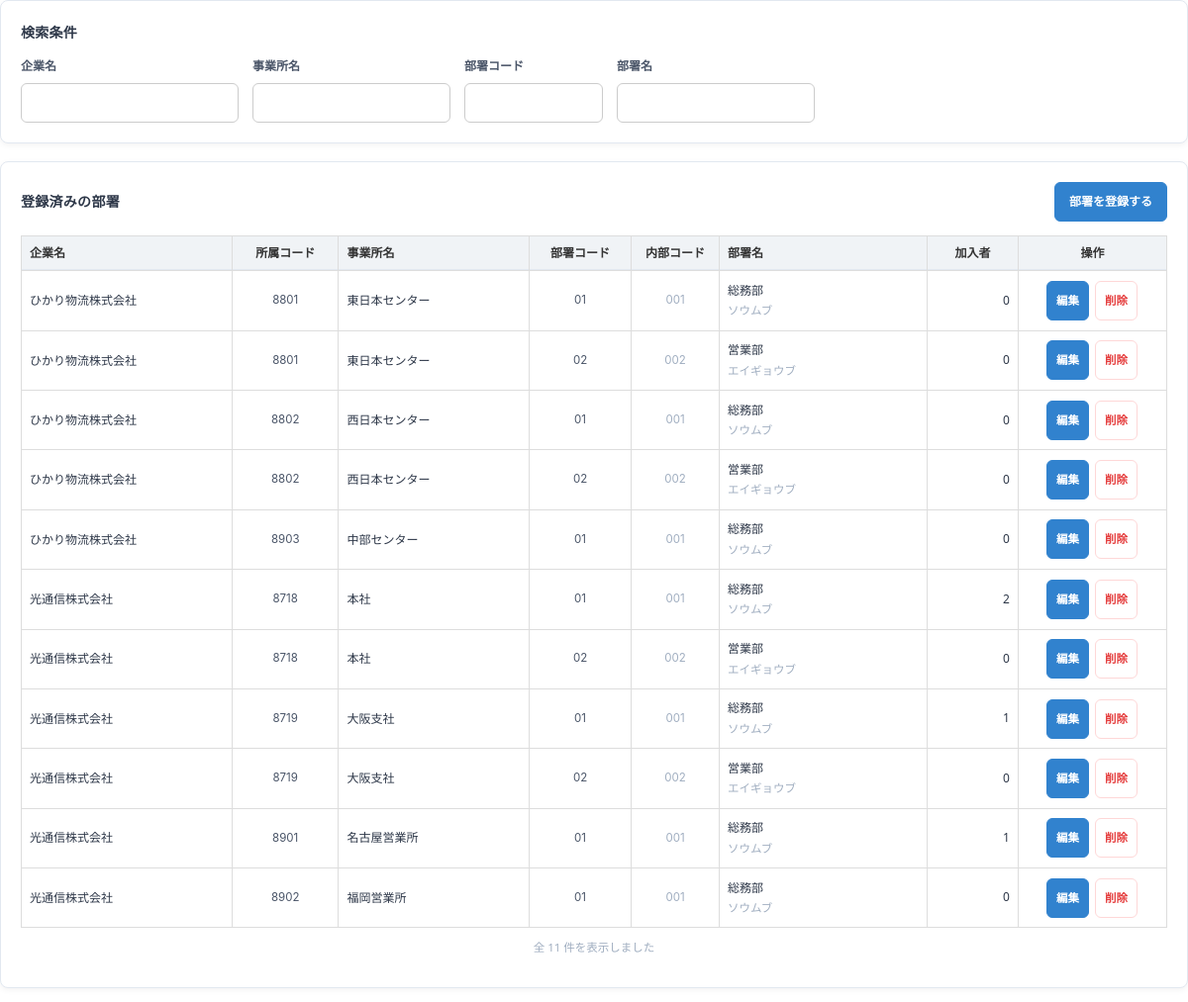
/departments (signed in), run on the app's committed database.
### tables this page shows
CREATE TABLE department (
  id         INTEGER PRIMARY KEY AUTOINCREMENT,
  office_id  INTEGER NOT NULL REFERENCES office(id),
  ext_code   TEXT,                    -- 部署コード（企業が管理する番号）
  code       TEXT NOT NULL,           -- 当社内部コード。登録順に自動発番
  name       TEXT NOT NULL,
  kana       TEXT,
  created_at TEXT NOT NULL DEFAULT (datetime('now','localtime')),
  updated_at TEXT,
  UNIQUE (office_id, code),
  UNIQUE (office_id, ext_code),
  UNIQUE (office_id, name)
);

CREATE TABLE company (
  id         INTEGER PRIMARY KEY AUTOINCREMENT,
  kenpo_id   INTEGER NOT NULL REFERENCES kenpo(id),
  ext_code   TEXT,                    -- 事業所（企業）コード（健保が管理する番号）。取込の照合キー
  code       TEXT NOT NULL,           -- 当社内部コード。健保名＋企業名から自動生成
  name       TEXT NOT NULL,
  kana       TEXT,
  cert_mark  TEXT,                    -- 被保険者証記号
  zip        TEXT,                    -- 郵便番号
  tel        TEXT,
  address    TEXT,
  email      TEXT,                    -- 担当メールアドレス
  created_at TEXT NOT NULL DEFAULT (datetime('now','localtime')),
  updated_at TEXT,
  UNIQUE (kenpo_id, code),
  UNIQUE (kenpo_id, ext_code),
  UNIQUE (kenpo_id, name)
);

CREATE TABLE office (
  id         INTEGER PRIMARY KEY AUTOINCREMENT,
  company_id INTEGER NOT NULL REFERENCES company(id),
  ext_code   TEXT,                    -- 所属コード（企業が管理する番号）。取込の照合キー
  code       TEXT NOT NULL,           -- 当社内部コード。登録順に自動発番
  name       TEXT NOT NULL,           -- 事業所名
  kana       TEXT,                    -- 部署名（フリガナ）
  zip        TEXT,                    -- 郵便番号
  tel        TEXT,
  address    TEXT,
  created_at TEXT NOT NULL DEFAULT (datetime('now','localtime')),
  updated_at TEXT,
  UNIQUE (company_id, code),
  UNIQUE (company_id, ext_code),
  UNIQUE (company_id, name)
);

### app.py (the view)
@app.route("/departments")
@login_required
def departments():
    acc = current_account()
    rows, total, f = _departments_page(acc, 0, PAGE_ROWS)
    return render_template("departments.html", rows=rows, total=total,
                           counts=_dept_counts(), f=f)

### app.py (called while the page is built, shortened)
def get_db():
    if "db" not in g:
        g.db = sqlite3.connect(DB_PATH)
        g.db.row_factory = sqlite3.Row
        g.db.execute("PRAGMA foreign_keys = ON")
    return g.db

def real_account():
    aid = session.get("account_id")
    if not aid:
        return None
    if "real_acc" not in g:
        g.real_acc = get_db().execute(
            "SELECT * FROM account WHERE id=? AND status='active'", (aid,)).fetchone()
    return g.real_acc

def support_kenpo():
    kid = session.get("support_kenpo_id")
    if not kid:
        return None

def current_account():
    me = real_account()
    if not me:
        return None
    if "acc" not in g:
        kenpo = support_kenpo()
        if kenpo:
            acc = dict(me)
            acc.update(role="kenpo_user", view_scope="kenpo_all", kenpo_id=kenpo["id"],
                       company_id=None, is_primary=0, can_download=me["can_download"],
                       name=f"{me['name']}（サポート）", support=True,
                       support_kenpo=kenpo["name"])
            g.acc = acc
        else:
            g.acc = me
    return g.acc

def sub_role(acc):
    if not acc:
        return ""
    try:
        v = acc["sub_role"]
    except (KeyError, IndexError):
        return ""
    return (v or "") if v in SUB_ROLE_LABELS else ""

def is_doctor(acc=None):
    return sub_role(acc if acc is not None else current_account()) == "doctor"

def role_key(acc=None):
    acc = acc if acc is not None else current_account()
    if not acc:
        return ""
    s = sub_role(acc)
    return acc["role"] + ("/" + s if s else "")

def feature_overrides():
    if "features" not in g:
        try:
            g.features = {(r["role_key"], r["feature"]): bool(r["allowed"])
                          for r in get_db().execute(
                              "SELECT role_key, feature, allowed FROM role_feature")}
        except sqlite3.Error:
            g.features = {}
    return g.features

def feature_allowed(key, acc=None):
    acc = acc if acc is not None else current_account()
    if not acc:
        return False
    rk = role_key(acc)
    if key in FIXED_FEATURES:
        return rk == FIXED_FEATURE_ROLE
    if rk == ALL_FEATURE_ROLE:
        return True
    ov = feature_overrides().get((rk, key))
    if ov is not None:
        return ov
    return key in FEATURE_DEFAULTS.get(rk, set())

@app.before_request
def ip_allowlist():
    if not ALLOW_IPS or request.endpoint == "static":
        return None

### templates/departments.html (shortened to what this page needs)
{% set FIXED_HEIGHT = true %}
{% extends LAYOUT %}
{% from "_listsearch.html" import search_card, search_script, rows_script %}
{% block body %}
{{ search_card([('cname', '企業名', '220px'), ('oname', '事業所名', '200px'),
                ('code', '部署コード', '140px'), ('name', '部署名', '200px')], f) }}
<div class="block list-card">
  <div class="blk-head">
    <div class="blk-head-left">
      <h2>登録済みの部署</h2>
    </div>
    <div class="actions">
      {% if CAN_MASTER %}
      <a class="btn-sm primary" href="{{ url_for('department_new') }}"
         style="text-decoration:none">部署を登録する</a>
      {% endif %}
    </div>
  </div>
  {% if rows %}
  <div class="table-scroll paged grow" data-rows-url="{{ url_for('departments_rows') }}"
       data-loaded="{{ rows|length }}" data-total="{{ total }}">
  <table class="result-table" style="table-layout:auto">
    <thead><tr>
      <th class="tl" style="width:220px">企業名</th>
      <th style="width:110px">所属コード</th>
      <th class="tl" style="width:200px">事業所名</th>
      <th style="width:105px">部署コード</th>
      <th style="width:90px">内部コード</th>
      <th class="tl" style="width:220px">部署名</th>
      <th style="width:95px">加入者</th>
      <th class="ops">操作</th>
    </tr></thead>
    <tbody>
    {% include "_rows_departments.html" %}
    </tbody>
  </table>
  </div>
  {% else %}<div class="empty-box">
    {% if f.cname or f.oname or f.code or f.name %}条件に一致する部署がありません。
    {% else %}部署がまだ登録されていません。先に事業所を登録してください。{% endif %}
  </div>{% endif %}
</div>
{% endblock %}

### templates/_rows_departments.html (shortened to what this page needs)
{% for r in rows %}
<tr class="ls-row" data-cname="{{ r.company_name }}" data-oname="{{ r.office_name }}"
    data-code="{{ r.code }}" data-name="{{ r.name }}">
  <td class="tl"><span class="ellip w210" title="{{ r.company_name }}">{{ r.company_name }}</span></td>
  <td class="code">{{ r.office_ext or r.office_code }}</td>
  <td class="tl"><span class="ellip w190" title="{{ r.office_name }}">{{ r.office_name }}</span></td>
  <td class="code">{{ r.ext_code or '—' }}</td>
  <td class="code"><span class="hint">{{ r.code }}</span></td>
  <td class="tl"><span class="ellip w210" title="{{ r.name }}">{{ r.name }}</span>
    {% if r.kana %}<br><span class="hint">{{ r.kana }}</span>{% endif %}</td>
  <td class="num">{{ counts.get(r.id, 0) }}</td>
  <td class="ops">
    {% if not CAN_MASTER %}<span class="hint">閲覧のみ</span>{% else %}
    <a class="btn-sm primary" href="{{ url_for('department_edit', did=r.id) }}"
       style="text-decoration:none">編集</a>
    <form method="post" action="{{ url_for('department_delete', did=r.id) }}" style="display:inline"
          onsubmit="return confirm('「{{ r.name }}」を削除します。よろしいですか？\n\n加入者・管理者が紐づいている場合は削除できません。')">
      <button class="btn-sm" style="color:var(--error);border-color:#fed7d7">削除</button></form>
    {% endif %}
  </td>
</tr>
{% endfor %}

### static/app.css (style rules this page uses)
:root { --primary:#1a365d; --accent:#3182ce; --bg-light:#f4f7f9; --border:#e2e8f0; --text-main:#2d3748; --gray-label:#718096; --success:#38a169; --error:#e53e3e; }
.result-table td.tl,.result-table th.tl { text-align:left }
.result-table td.code,.result-table td.ts { font-family:'Inter',Consolas,monospace;color:#4a5568;font-size:11.5px }
.result-table td.num { text-align:right;font-variant-numeric:tabular-nums }
.hint { font-size:11.5px;color:#a0aec0;line-height:1.7 }
.actions { display:flex;gap:10px;align-items:center;flex-wrap:wrap }
.blk-head { display:flex;justify-content:space-between;align-items:center;gap:12px;flex-wrap:wrap; margin:0 0 14px }
.blk-head h2 { margin:0;display:flex;align-items:baseline;gap:10px }
body.theme-kenpo { --primary:#1a365d;--accent:#3182ce;--bg-light:#f4f7f9 }
html,body,.frag { font-family:"Zen Kaku Gothic New","Noto Sans JP","Hiragino Sans", "Hiragino Kaku Gothic ProN","Yu Gothic UI","Yu Gothic",Meiryo,system-ui,sans-serif }
.frag * { box-sizing:border-box }
.frag h2 { font-size:14px;font-weight:700;color:var(--text-main);margin:0 0 12px;letter-spacing:.02em }
.block { background:#fff;border-radius:8px;padding:20px;border:1px solid var(--border); box-shadow:0 2px 6px rgba(0,0,0,.05);margin-bottom:18px }
.result-table { width:100%;border-collapse:collapse;background:#fff;font-size:12px;table-layout:fixed }
.result-table th,.result-table td { border:1px solid #ddd;padding:9px 8px;text-align:center; vertical-align:middle;white-space:nowrap;overflow:hidden;text-overflow:ellipsis }
.result-table th { background:#f0f0f0;color:#333;font-weight:700 }
.table-scroll { overflow-x:auto }
button,.btn-primary,.btn-submit,.btn-sm,.btn-back { font-family:inherit;cursor:pointer; line-height:1.4 }
.btn-sm { display:inline-flex;align-items:center;justify-content:center;padding:0 14px;border-radius:6px; background:#fff;border:1px solid var(--border);color:#4a5568;font-size:12px;font-weight:600; height:40px;min-height:40px }
.result-table .btn-sm { height:40px;min-height:40px;padding:0 12px }
.btn-sm.primary { background:var(--accent);color:#fff;border-color:var(--accent) }
.ellip { display:inline-block;max-width:230px;overflow:hidden;text-overflow:ellipsis; white-space:nowrap;vertical-align:middle }
.result-table th.ops,.result-table td.ops { width:150px;min-width:150px;max-width:150px; white-space:nowrap;text-align:center;overflow:visible }
.result-table td.ops > * { margin:1px 2px }
.ellip.w190 { max-width:190px }
.ellip.w210 { max-width:210px }
.blk-head-left { display:flex;align-items:center;gap:14px;flex-wrap:wrap;min-width:0 }
.blk-head-left h2 { margin:0 }
.table-scroll.paged { max-height:620px;overflow-y:auto;overflow-x:auto }
.table-scroll.paged thead th { position:sticky;top:0;z-index:3;background:#f0f3f6; box-shadow:inset 0 -1px 0 var(--border) }
body.fixed-h { height:100vh;overflow:hidden }
body.fixed-h .frag > .list-card { display:flex;flex-direction:column;flex:1; min-height:160px;margin-bottom:0 }
body.fixed-h .list-card .table-scroll.paged { flex:1;max-height:none;min-height:80px }
.btn-primary, .btn-submit, .btn-sm, .btn-back, .result-table .btn-sm, .search-row .btn-sm, .search-row .btn-primary, .search-row .btn-back, .modal-foot button, .modal-foot a.btn-back, .blk-head button, .blk-head a.btn-sm, .actions button, .actions a.btn-back, .link-foot button, .link-foot a.btn-back, .ops .btn-sm, .ops button { height:40px; min-height:40px; padding-top:0; padding-bottom:0; box-sizing:border-box; }
.result-table td.ops { padding-top:6px;padding-bottom:6px;white-space:nowrap }
.result-table td.ops form { display:inline-block;margin:0 }
.result-table td.ops { white-space:normal;padding:6px 6px }
.result-table td.ops .btn-sm, .result-table td.ops form { margin:2px 1px }
.result-table td.ops .btn-sm { padding:0 9px;font-size:11.5px }
.result-table thead th { line-height:1.35 }

### templates/frag_base.html (style rules this page uses)
body { margin:0;background:transparent }

### data on the page
department: company_name "ひかり物流株式会社", ext_code "8801", office_name "東日本センター", ext_code "01", code "001", name "総務部", kana "ソウムブ", get "0"
department: company_name "ひかり物流株式会社", ext_code "8801", office_name "東日本センター", ext_code "02", code "002", name "営業部", kana "エイギョウブ", get "0"
department: company_name "ひかり物流株式会社", ext_code "8802", office_name "西日本センター", ext_code "01", code "001", name "総務部", kana "ソウムブ", get "0"
department: company_name "ひかり物流株式会社", ext_code "8802", office_name "西日本センター", ext_code "02", code "002", name "営業部", kana "エイギョウブ", get "0"
department: company_name "ひかり物流株式会社", ext_code "8903", office_name "中部センター", ext_code "01", code "001", name "総務部", kana "ソウムブ", get "0"
department: company_name "光通信株式会社", ext_code "8718", office_name "本社", ext_code "01", code "001", name "総務部", kana "ソウムブ", get "2"
department: company_name "光通信株式会社", ext_code "8718", office_name "本社", ext_code "02", code "002", name "営業部", kana "エイギョウブ", get "0"
department: company_name "光通信株式会社", ext_code "8719", office_name "大阪支社", ext_code "01", code "001", name "総務部", kana "ソウムブ", get "1"
department: company_name "光通信株式会社", ext_code "8719", office_name "大阪支社", ext_code "02", code "002", name "営業部", kana "エイギョウブ", get "0"
department: company_name "光通信株式会社", ext_code "8901", office_name "名古屋営業所", ext_code "01", code "001", name "総務部", kana "ソウムブ", get "1"
department: company_name "光通信株式会社", ext_code "8902", office_name "福岡営業所", ext_code "01", code "001", name "総務部", kana "ソウムブ", get "0"

### other printed values
{{ label }} "企業名" "事業所名" "部署コード" "部署名"
